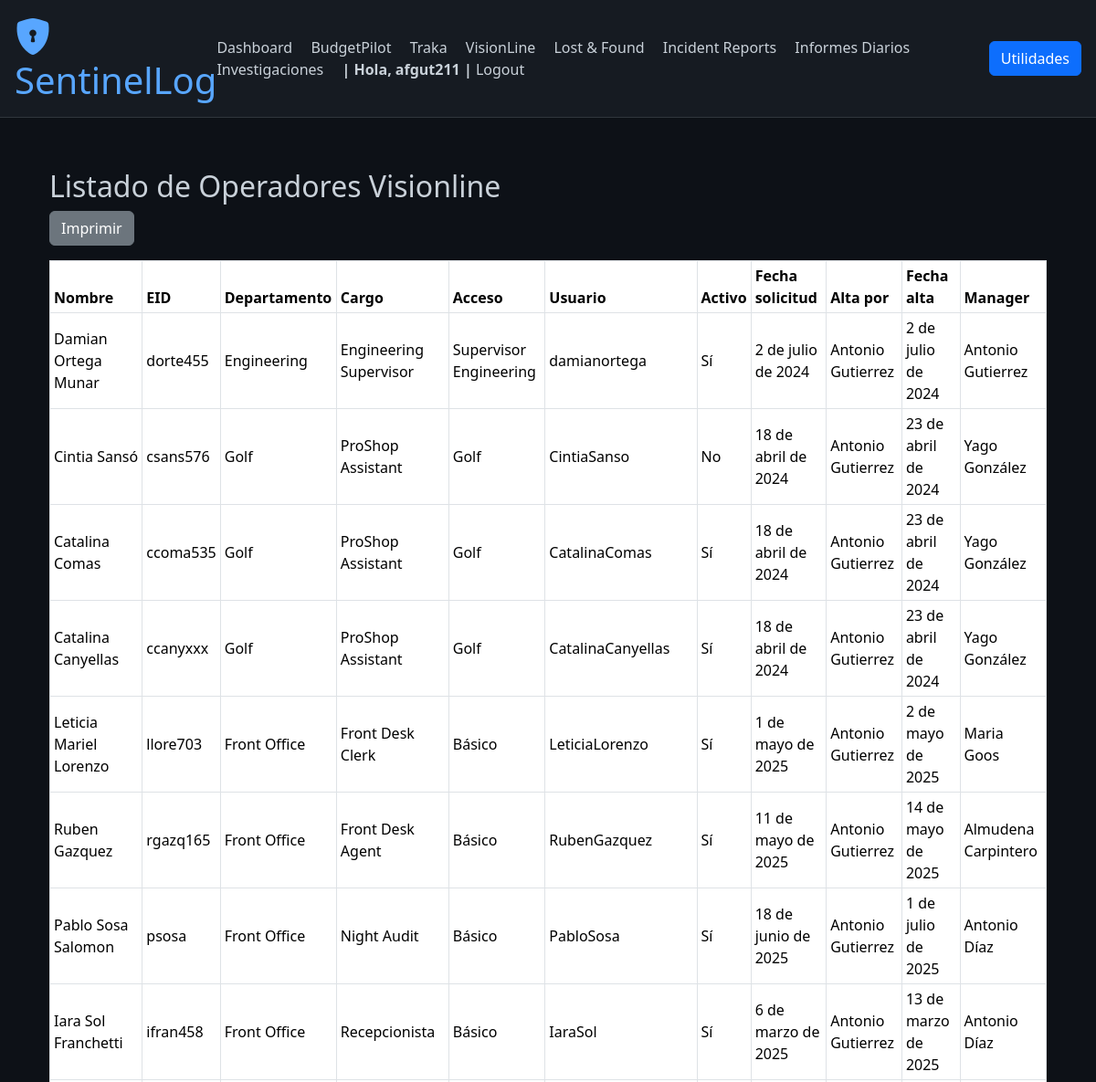
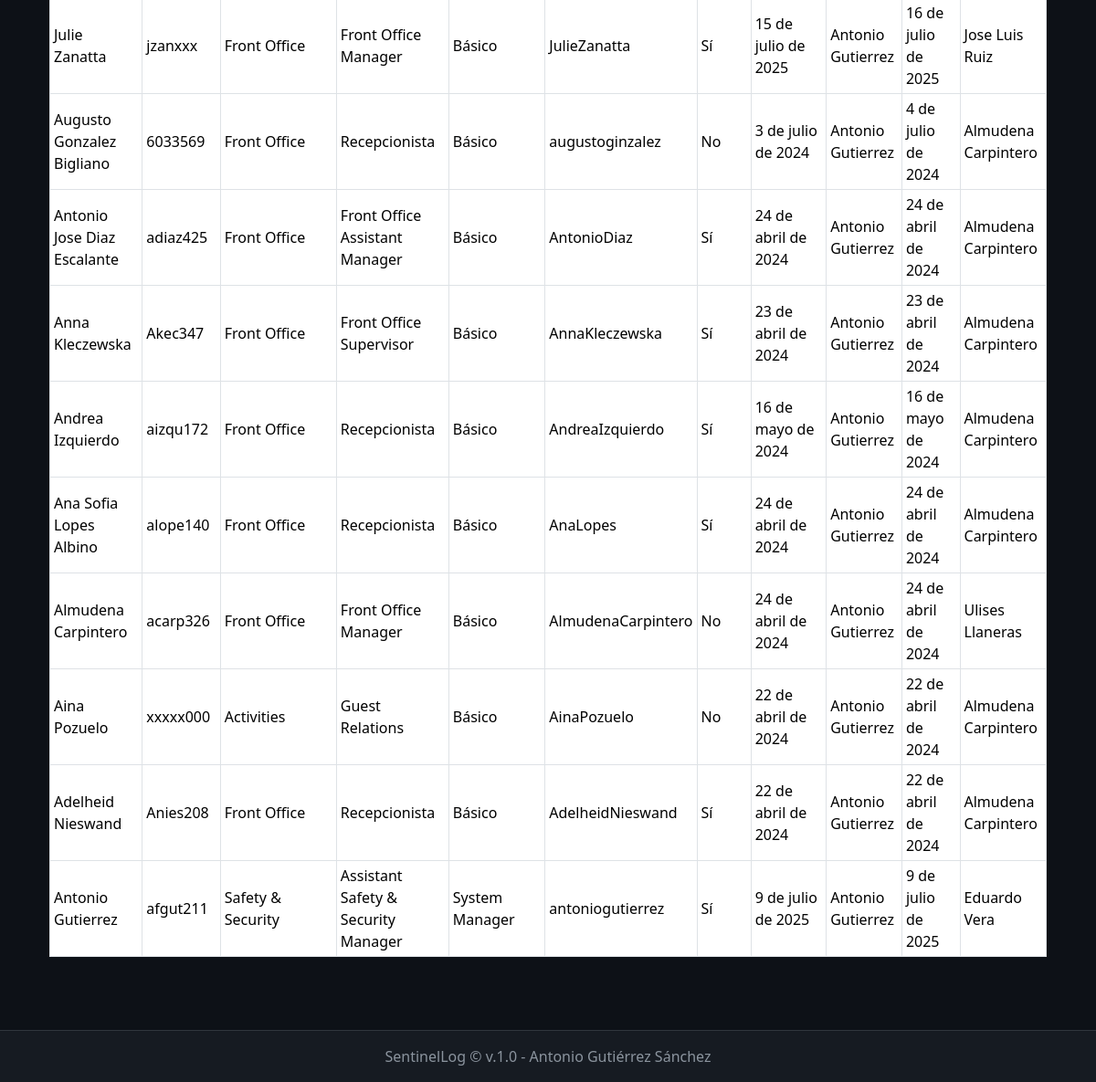
The app's page /visionline/imprimir/ (signed in) with its own data (2 pictures, top to bottom).
### visionline/models.py (models this page shows, shortened)
class VisionlineOperator(models.Model):
    request_date = models.DateField("Fecha de solicitud")
    full_name = models.CharField("Nombre y apellidos", max_length=100)
    position = models.CharField("Cargo o posición", max_length=100)
    eid = models.CharField("EID", max_length=50)
    department = models.CharField("Departamento", max_length=100)
    ACCESS_CHOICES = [
        ("activities", "Activities"),
        ("basico", "Básico"),
        ("golf", "Golf"),
        ("supervisor_engineering", "Supervisor Engineering"),
        ("system_manager", "System Manager"),
    ]
    access_required = models.CharField("Acceso requerido", max_length=30, choices=ACCESS_CHOICES)
    setup_by = models.CharField("Setup by", max_length=100)
    completion_date = models.DateField("Date of completion")
    username_assigned = models.CharField("Username assigned", max_length=100)
    password_assigned = models.CharField("Password assigned (base64)", max_length=255)
    is_active = models.BooleanField("Activo", default=True)
    manager_signed = models.CharField("Manager que firma la solicitud", max_length=100)
    request_pdf = models.FileField("Solicitud firmada (PDF)", upload_to="visionline/requests/")
    created_at = models.DateTimeField(auto_now_add=True)
    history = HistoricalRecords()

### visionline/views.py (the view)
# urls.py: path('imprimir/', views.operator_print, name='visionline_operator_print'),
def operator_print(request):
    qs = VisionlineOperator.objects.all().order_by('-created_at')
    estado = request.GET.get('estado')
    search = request.GET.get('search')
    date_from = request.GET.get('date_from')
    date_to = request.GET.get('date_to')
    if estado in ['activo', 'inactivo']:
        qs = qs.filter(is_active=(estado == 'activo'))
    if search:
        qs = qs.filter(
            Q(full_name__icontains=search) |
            Q(username_assigned__icontains=search) |
            Q(eid__icontains=search)
        )
    if date_from:
        try:
            date_from_obj = datetime.strptime(date_from, "%Y-%m-%d").date()
            qs = qs.filter(request_date__gte=date_from_obj)
        except ValueError:
            pass
    if date_to:
        try:
            date_to_obj = datetime.strptime(date_to, "%Y-%m-%d").date()
            qs = qs.filter(request_date__lte=date_to_obj)
        except ValueError:
            pass
    context = {
        "operators": qs,
    }
    return render(request, "visionline/operator_print.html", context)

### visionline/templates/visionline/operator_print.html (shortened to what this page needs)
{% extends "base.html" %}
{% block content %}
<div class="container mt-4">
    <h2>Listado de Operadores Visionline</h2>
    <button class="btn btn-secondary mb-3" onclick="window.print()">Imprimir</button>
    <div class="table-responsive">
        <table class="table table-bordered table-sm align-middle">
            <thead>
                <tr>
                    <th>Nombre</th>
                    <th>EID</th>
                    <th>Departamento</th>
                    <th>Cargo</th>
                    <th>Acceso</th>
                    <th>Usuario</th>
                    <th>Activo</th>
                    <th>Fecha solicitud</th>
                    <th>Alta por</th>
                    <th>Fecha alta</th>
                    <th>Manager</th>
                </tr>
            </thead>
            <tbody>
                {% for op in operators %}
                <tr>
                    <td>{{ op.full_name }}</td>
                    <td>{{ op.eid }}</td>
                    <td>{{ op.department }}</td>
                    <td>{{ op.position }}</td>
                    <td>{{ op.get_access_required_display }}</td>
                    <td>{{ op.username_assigned }}</td>
                    <td>{% if op.is_active %}Sí{% else %}No{% endif %}</td>
                    <td>{{ op.request_date }}</td>
                    <td>{{ op.setup_by }}</td>
                    <td>{{ op.completion_date }}</td>
                    <td>{{ op.manager_signed }}</td>
                </tr>
                {% empty %}
                <tr>
                    <td colspan="11" class="text-center text-muted">No hay operadores registrados.</td>
                </tr>
                {% endfor %}
            </tbody>
        </table>
    </div>
</div>
{% endblock %}

### templates/base.html (shortened to what this page needs)
<!DOCTYPE html>
<html lang="es">
<head>
    <link href="https://cdn.jsdelivr.net/npm/bootstrap@5.3.3/dist/css/bootstrap.min.css" rel="stylesheet">
    <link href="https://cdn.jsdelivr.net/npm/bootstrap-icons@1.10.5/font/bootstrap-icons.css" rel="stylesheet">
    <link href="https://cdnjs.cloudflare.com/ajax/libs/toastr.js/latest/toastr.min.css" rel="stylesheet"/>
</head>
<body>
    <header class="d-flex flex-column flex-md-row align-items-center justify-content-between">
        <h1><i class="bi bi-shield-lock-fill"></i> SentinelLog</h1>
        <nav class="mt-3 mt-md-0">
            <a href="/dashboard/">Dashboard</a>
            <a href="{% url 'budgetpilot:presupuesto_list' %}">BudgetPilot</a>
            <a href="{% url 'traka:user_list' %}">Traka</a>
            <a href="{% url 'visionline_operator_list' %}">VisionLine</a>
            <a href="{% url 'lostfound:list' %}">Lost &amp; Found</a>
            <a href="/incident_management/">Incident Reports</a>
            <a href="/daily_reports/">Informes Diarios</a>
            <a href="/investigations/">Investigaciones</a>
            {% if user.is_authenticated %}
            <span><b>| Hola, {{ user }} |</b></span>
            <a href="{% url 'account_logout' %}">Logout</a>
            {% else %}
                <a href="/accounts/login/">Login</a>
            {% endif %}
        </nav>
        <div class="order-1 order-md-0">
            <button class="btn btn-primary" type="button" data-bs-toggle="offcanvas" data-bs-target="#offcanvasWithBothOptions" aria-controls="offcanvasWithBothOptions">
                Utilidades
            </button>
        </div>
    </header>
    <main class="container">
        {% block content %}{% endblock %}
    </main>
    <footer>
        SentinelLog © {{ now|date:"YYYY" }} v.1.0 - Antonio Gutiérrez Sánchez
    </footer>
</body>
</html>

### templates/base.html (style rules this page uses)
body { background-color: #0d1117; color: #c9d1d9; }
header { background-color: #161b22; padding: 1rem; border-bottom: 1px solid #30363d; }
header h1 { color: #58a6ff; margin: 0; }
nav a { color: #c9d1d9; margin-right: 1rem; text-decoration: none; }
main { padding: 2rem; }
footer { background-color: #161b22; color: #8b949e; text-align: center; padding: 1rem; border-top: 1px solid #30363d; margin-top: 2rem; }

### records on screen
VisionlineOperator: full_name "Damian Ortega Munar", eid "dorte455", department "Engineering", position "Engineering Supervisor", access_required "Supervisor Engineering", username_assigned "damianortega", is_active "Sí", request_date "2 de julio de 2024", setup_by "Antonio Gutierrez", completion_date "2 de julio de 2024", manager_signed "Antonio Gutierrez"
VisionlineOperator: full_name "Cintia Sansó", eid "csans576", department "Golf", position "ProShop Assistant", access_required "Golf", username_assigned "CintiaSanso", is_active "No", request_date "18 de abril de 2024", setup_by "Antonio Gutierrez", completion_date "23 de abril de 2024", manager_signed "Yago González"
VisionlineOperator: full_name "Catalina Comas", eid "ccoma535", department "Golf", position "ProShop Assistant", access_required "Golf", username_assigned "CatalinaComas", is_active "Sí", request_date "18 de abril de 2024", setup_by "Antonio Gutierrez", completion_date "23 de abril de 2024", manager_signed "Yago González"
VisionlineOperator: full_name "Catalina Canyellas", eid "ccanyxxx", department "Golf", position "ProShop Assistant", access_required "Golf", username_assigned "CatalinaCanyellas", is_active "Sí", request_date "18 de abril de 2024", setup_by "Antonio Gutierrez", completion_date "23 de abril de 2024", manager_signed "Yago González"
VisionlineOperator: full_name "Leticia Mariel Lorenzo", eid "llore703", department "Front Office", position "Front Desk Clerk", access_required "Básico", username_assigned "LeticiaLorenzo", is_active "Sí", request_date "1 de mayo de 2025", setup_by "Antonio Gutierrez", completion_date "2 de mayo de 2025", manager_signed "Maria Goos"
VisionlineOperator: full_name "Ruben Gazquez", eid "rgazq165", department "Front Office", position "Front Desk Agent", access_required "Básico", username_assigned "RubenGazquez", is_active "Sí", request_date "11 de mayo de 2025", setup_by "Antonio Gutierrez", completion_date "14 de mayo de 2025", manager_signed "Almudena Carpintero"
VisionlineOperator: full_name "Pablo Sosa Salomon", eid "psosa", department "Front Office", position "Night Audit", access_required "Básico", username_assigned "PabloSosa", is_active "Sí", request_date "18 de junio de 2025", setup_by "Antonio Gutierrez", completion_date "1 de julio de 2025", manager_signed "Antonio Díaz"
VisionlineOperator: full_name "Iara Sol Franchetti", eid "ifran458", department "Front Office", position "Recepcionista", access_required "Básico", username_assigned "IaraSol", is_active "Sí", request_date "6 de marzo de 2025", setup_by "Antonio Gutierrez", completion_date "13 de marzo de 2025", manager_signed "Antonio Díaz"
VisionlineOperator: full_name "Julie Zanatta", eid "jzanxxx", department "Front Office", position "Front Office Manager", access_required "Básico", username_assigned "JulieZanatta", is_active "Sí", request_date "15 de julio de 2025", setup_by "Antonio Gutierrez", completion_date "16 de julio de 2025", manager_signed "Jose Luis Ruiz"
VisionlineOperator: full_name "Augusto Gonzalez Bigliano", eid "6033569", department "Front Office", position "Recepcionista", access_required "Básico", username_assigned "augustoginzalez", is_active "No", request_date "3 de julio de 2024", setup_by "Antonio Gutierrez", completion_date "4 de julio de 2024", manager_signed "Almudena Carpintero"
VisionlineOperator: full_name "Antonio Jose Diaz Escalante", eid "adiaz425", department "Front Office", position "Front Office Assistant Manager", access_required "Básico", username_assigned "AntonioDiaz", is_active "Sí", request_date "24 de abril de 2024", setup_by "Antonio Gutierrez", completion_date "24 de abril de 2024", manager_signed "Almudena Carpintero"
VisionlineOperator: full_name "Anna Kleczewska", eid "Akec347", department "Front Office", position "Front Office Supervisor", access_required "Básico", username_assigned "AnnaKleczewska", is_active "Sí", request_date "23 de abril de 2024", setup_by "Antonio Gutierrez", completion_date "23 de abril de 2024", manager_signed "Almudena Carpintero"
VisionlineOperator: full_name "Andrea Izquierdo", eid "aizqu172", department "Front Office", position "Recepcionista", access_required "Básico", username_assigned "AndreaIzquierdo", is_active "Sí", request_date "16 de mayo de 2024", setup_by "Antonio Gutierrez", completion_date "16 de mayo de 2024", manager_signed "Almudena Carpintero"
VisionlineOperator: full_name "Ana Sofia Lopes Albino", eid "alope140", department "Front Office", position "Recepcionista", access_required "Básico", username_assigned "AnaLopes", is_active "Sí", request_date "24 de abril de 2024", setup_by "Antonio Gutierrez", completion_date "24 de abril de 2024", manager_signed "Almudena Carpintero"
VisionlineOperator: full_name "Almudena Carpintero", eid "acarp326", department "Front Office", position "Front Office Manager", access_required "Básico", username_assigned "AlmudenaCarpintero", is_active "No", request_date "24 de abril de 2024", setup_by "Antonio Gutierrez", completion_date "24 de abril de 2024", manager_signed "Ulises Llaneras"
VisionlineOperator: full_name "Aina Pozuelo", eid "xxxxx000", department "Activities", position "Guest Relations", access_required "Básico", username_assigned "AinaPozuelo", is_active "No", request_date "22 de abril de 2024", setup_by "Antonio Gutierrez", completion_date "22 de abril de 2024", manager_signed "Almudena Carpintero"
VisionlineOperator: full_name "Adelheid Nieswand", eid "Anies208", department "Front Office", position "Recepcionista", access_required "Básico", username_assigned "AdelheidNieswand", is_active "Sí", request_date "22 de abril de 2024", setup_by "Antonio Gutierrez", completion_date "22 de abril de 2024", manager_signed "Almudena Carpintero"
VisionlineOperator: full_name "Antonio Gutierrez", eid "afgut211", department "Safety & Security", position "Assistant Safety & Security Manager", access_required "System Manager", username_assigned "antoniogutierrez", is_active "Sí", request_date "9 de julio de 2025", setup_by "Antonio Gutierrez", completion_date "9 de julio de 2025", manager_signed "Eduardo Vera"

### other values on screen
{{ user }} "afgut211"
